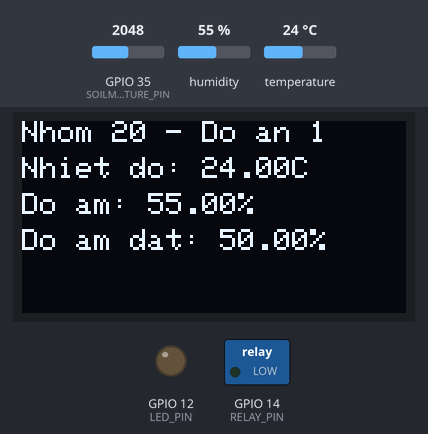
A sketch run on a simulated ESP32. Parts: 128×64 one-colour display, switched loads named in the sketch (green lamp = pin HIGH), output pins drawn as LEDs (lit = HIGH). The inputs (shaded band) are chosen by the test bench; at power-on: humidity 55 %, GPIO 35 (SOILMOISTURE_PIN) = 2048, temperature 24 °C (analog values on the 0–4095 scale). WiFi joins after 1.5 s; servers stay silent unless stated; network time is answered at once with the bench clock; the local clock reads 2024-03-15 10:24:30 at power-on unless the sketch sets it; what the sketch prints to the serial monitor is not drawn.

Above: at 4.4 s.
Timing chart, 0 to 4.0 s (numbered marks = the images above; inputs shaded):
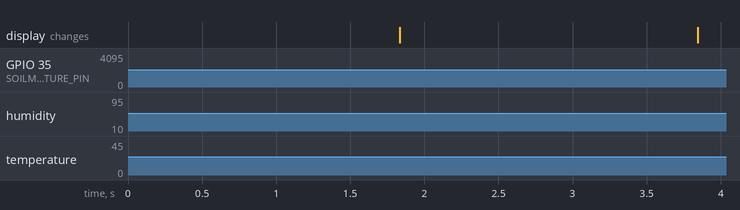

The sketch:

main.ino
```cpp
#define BLYNK_TEMPLATE_ID "TMPL6Rq3G5x8N"
#define BLYNK_TEMPLATE_NAME "Project1"
#define BLYNK_AUTH_TOKEN "Hij5jQrsI2n1E2Gim9Mpg17iY_uoKjp_" // Auth Token cho Blynk

// Thư viện cần cho dựa án
#include <DHTesp.h>
#include <BlynkSimpleEsp32.h>
#include <Wire.h> // Thư viện cho giao thức I2C
#include <Adafruit_GFX.h> // Thư viện đồ họa cho màn hình OLED
#include <Adafruit_SSD1306.h> // Thư viện cho màn hình OLED SSD1306
#include <WiFi.h>
#include <NTPClient.h>

// Thiết lập các chân
#define SOILMOISTURE_PIN 35     // Chân độ ẩm đất
#define OLED_SDA 21
#define OLED_SCL 22
#define DHTPIN 15 // Chân cảm biến DHT21
#define LED_PIN 12 // Chân GPIO cho LED
#define RELAY_PIN 14 // Chân GPIO cho relay
#define SWITCH_VIRTUAL_PIN 4 // Chân ảo nhận tín hiệu từ Blynk
#define BLYNK_LED_VIRTUAL_PIN 3 // Chân ảo của LED trong Blynk
#define CHECK_INTERVAL 900000  // 15 phút gọi hàm 1 lần
#define THRESHOLD_TEMP 35 // Ngưỡng nhiệt độ là 35 độ C

//Kết nối Blynk và wifi
char auth[] = BLYNK_AUTH_TOKEN;
char ssid[] = "hung1011"; // SSID của Wi-Fi
char pass[] = "10111988"; // Mật khẩu Wi-Fi

const char* ntpServer = "pool.ntp.org";
const long gmtOffset_sec = 7 * 3600; // Offset từ GMT (Việt Nam là GMT+7)
const int daylightOffset_sec = 0; // Không có ánh sáng ban ngày (daylight saving time)
WiFiUDP ntpUDP;
NTPClient timeClient(ntpUDP, ntpServer, gmtOffset_sec);

BlynkTimer timer;

// Khởi tạo cảm biến nhiệt độ độ ẩm
DHTesp dht;
int hour, minute;
int dayOfWeek, month;
static float t, h, hs;

// Cấu hình màn hình OLED
#define SCREEN_WIDTH 128 // Chiều rộng màn hình (128 pixels)
#define SCREEN_HEIGHT 64 // Chiều cao màn hình (64 pixels)
#define OLED_RESET -1 // Không sử dụng chân reset
#define OLED_I2C_ADDRESS 0x3C // Địa chỉ I2C mặc định của OLED
// Khởi tạo đối tượng OLED
Adafruit_SSD1306 oled(SCREEN_WIDTH, SCREEN_HEIGHT, &Wire, OLED_RESET, OLED_SDA, OLED_SCL);

bool switchOfBlynk = false; // Biến cờ xác định trạng thái của switch Blynk
bool autoMode = true;

static unsigned long startTime = 0; // Biến lưu thời điểm bắt đầu quá trình tưới
const unsigned long duration = 60000; // Thời gian tưới (ms), ví dụ 1 phút
const unsigned long extraWateringDuration  = 30000; // Thời gian tưới bổ sung (30 giây)
static unsigned long temp = 0;
static bool watering = false;

// Biến lưu thời gian lần cuối cùng hàm checkTemperature() được gọi
static unsigned long lastCheckTime = 0;
static unsigned long currentTime = 0;
unsigned int count = 0; // Biến đếm

void turnOn(){
  digitalWrite(RELAY_PIN, HIGH); // Bật relay
  digitalWrite(LED_PIN, HIGH); // Bật LED của hệ thống
  Blynk.virtualWrite(V3, 255); // Bật LED của Blynk(với giá trị 255)
}

void turnOff(){
  digitalWrite(RELAY_PIN, LOW); // Tắt relay
  digitalWrite(LED_PIN, LOW); // Tắt LED của hệ thống
  Blynk.virtualWrite(V3, 0); // Tắt LED của Blynk(với giá trị 0)
}

void setup() {
  Serial.begin(115200);
  analogReadResolution(12); // Đặt độ phân giải ADC là 12 bit (0-4095)
  dht.setup(DHTPIN, DHTesp::DHT11); // Khởi động cảm biến DHT11
  Serial.println("Bat dau ket noi");
  Blynk.begin(auth, ssid, pass); // Kết nối đến Blynk bằng wifi đã thiết lập ở trên
  while (WiFi.status() != WL_CONNECTED) {
        delay(1000); // Đợi 1 giây
        Serial.println("Connecting...");
  }
  // In địa chỉ IP sau khi kết nối thành công
    Serial.println("Kết nối WiFi thành công");
    Serial.print("Địa chỉ IP: ");
    Serial.println(WiFi.localIP());
  timer.setInterval(2000L, readData); // Thiết lập thời gian gửi dữ liệu (timer.run()), 2 giây/lần
  timer.setInterval(2000L, sendData); // Thiết lập thời gian gửi dữ liệu (2 giây/lần)
  timer.setInterval(2000L, displayOLED); // Thiết lập thời gian cập nhật OLED (2 giây/lần)
  timer.setInterval(2000L, mode); // Thiết lập thời gian kiểm tra chế độ (2 giây/lần)
  Wire.begin(OLED_SDA, OLED_SCL);
  if (!oled.begin(SSD1306_SWITCHCAPVCC, OLED_I2C_ADDRESS)) {
    while (true); // Dừng lại nếu không thể khởi động màn hình OLED
  }
  timeClient.begin();
  pinMode(LED_PIN, OUTPUT); // Thiết lập LED là đầu ra
  pinMode(RELAY_PIN, OUTPUT); // Thiết lập chân relay là đầu ra
  turnOff();
}

void readData(){
  t = dht.getTemperature(); // Đọc nhiệt độ rồi lưu vào biến t
  h = dht.getHumidity(); // Đọc độ ẩm rồi lưu vào biến h
  hs = analogRead(SOILMOISTURE_PIN);    //đọc giá trị analog từ cảm biến độ ẩm đất rồi lưu vào hs
  hs = map(hs,0,4095,100,0);  //đổi giá trị sang từ 0 -> 100
  Serial.println("Nhiet do:" + String(t));
  Serial.println("do am:" + String(h));
  Serial.println("do am dat:" + String(hs));
}

void sendData(){
 // readData();
  //Đọc xong thì gửi dữ liệu vào các chân ảo tương ứng trong Blynk
  Blynk.virtualWrite(V0, t); // Gửi dữ liệu nhiệt độ từ biến t đến Blynk
  Blynk.virtualWrite(V1, h); // Gửi dữ liệu độ ẩm từ biến h đến Blynk
  Blynk.virtualWrite(V2, hs); // Gửi dữ liệu độ ẩm đất từ biến hs đến Blynk
}

void displayOLED() {
  // Kiểm tra nếu dữ liệu hợp lệ thì hiển thị lên OLED
  if (!isnan(t) && !isnan(h) && !isnan(hs)) {
    // Xóa màn hình trước khi hiển thị thông tin mới
    oled.clearDisplay();
    // Hiển thị nhiệt độ và độ ẩm trên màn hình OLED
    oled.setTextSize(1); // Chọn kích thước chữ
    oled.setTextColor(SSD1306_WHITE); // Chọn màu chữ (trắng)
    oled.setCursor(0, 0); // Đặt con trỏ để viết văn bản
    oled.println("Nhom 20 - Do an 1");
    oled.setCursor(0, 12); // Chuyển con trỏ xuống
    oled.println("Nhiet do: " + String(t) + "C"); // Hiển thị nhiệt độ
    oled.setCursor(0, 24); // Chuyển con trỏ xuống
    oled.println("Do am: " + String(h) + "%"); // Hiển thị độ ẩm
    oled.setCursor(0, 36); // Chuyển con trỏ xuống
    oled.println("Do am dat: " + String(hs) + "%"); // Hiển thị độ ẩm đất
    oled.display(); // Cập nhật màn hình với thông tin mới
  }
}

// Hàm đọc tín hiệu từ Blynk
BLYNK_WRITE(SWITCH_VIRTUAL_PIN) { // Chân ảo nhận tín hiệu từ Blynk
  int state = param.asInt(); // Lấy trạng thái từ Blynk (0 hoặc 1)
  if(state == 1) {
    switchOfBlynk = true;
    autoMode = false;
  }
  else{
    switchOfBlynk = false;
  }
}

//Cài đặt chế độ tưới, tưới tự động và tưới thủ công thông qua điều khiển trên Blynk
void mode(){
  // Lấy thời gian hiện tại (theo múi giờ của Việt Nam)
  String formattedTime = timeClient.getFormattedTime();
  // Lấy ngày hiện tại (theo múi giờ của Việt Nam)
  time_t epochTime = timeClient.getEpochTime();
  struct tm *timeInfo;
  timeInfo = localtime(&epochTime);
  // Lấy giờ và phút
  hour = timeInfo->tm_hour;
  minute = timeInfo->tm_min;
  // Lấy ngày trong tuần (0: Chủ nhật, 1: Thứ 2, ..., 6: Thứ 7)
  dayOfWeek = timeInfo->tm_wday;
  // Lấy tháng (0: Tháng 1, 1: Tháng 2, ..., 11: Tháng 12)
  month = timeInfo->tm_mon + 1; // Thêm 1 vì tháng trong cấu trúc tm là từ 0 đến 11
  // Kiểm tra điều kiện, nếu switchOfBlynk == false tức là nút tưới thủ công trên Blynk chưa được bấm
  Serial.print("month: ");
  Serial.println(month);
  Serial.print("day: ");
  Serial.println(dayOfWeek);
  Serial.print("hour: ");
  Serial.println(hour);
  Serial.print("minute: ");
  Serial.println(minute);
  if(autoMode){ // Chế độ tưới tự động
    if((hour == 10) && ((minute >= 29) && (minute < 22))){
      if(!watering){
        startTime = millis();
        watering = true;
        turnOn();
      }
    }
    temp = millis() - startTime;
    if ((watering) && (temp >= duration)) {
      Serial.println("Off");
      Serial.println(temp);
      turnOff(); // Tắt thiết bị
      watering = false;
      temp = 0;
    }
  }
  else{ // Chế độ tưới thủ công
    if(switchOfBlynk) turnOn();
    else{
      turnOff();
      autoMode = true;
    }
  }
}

void checkTemperature() {
  if (t > THRESHOLD_TEMP) { // Nếu nhiệt độ vượt quá ngưỡng
    count++; // Tăng biến đếm
    Serial.println(count);
    Serial.println("\n");
  }
}

int dayWateringNeeded = 0;

void irrigate(){
  if(count >= 15){
    dayWateringNeeded = dayOfWeek + 1;
  }
  if(dayWateringNeeded != 0){
    if((hour == 10) && ((minute >= 29) && (minute < 22)) && (dayOfWeek == dayWateringNeeded)){
      if(!watering){
        startTime = millis();
        watering = true;
        turnOn();
        dayWateringNeeded = 0;
      }
    }
  }
  temp = millis() - startTime;
  if ((watering) && (temp >= extraWateringDuration)) {
    Serial.println("Off");
    turnOff(); // Tắt thiết bị
    watering = false;
    temp = 0;
  }
}

void loop() {
  currentTime = millis(); // Lấy thời gian hiện tại
  timeClient.update();
  mode();
  if ((currentTime - lastCheckTime) >= CHECK_INTERVAL) {
    if (hour >= 11 && hour <= 16){
      checkTemperature(); // Gọi hàm kiểm tra nhiệt độ
      lastCheckTime = currentTime; // Cập nhật thời gian cuối cùng
    }
  }
  irrigate();
  Blynk.run(); // Vòng lặp chính của Blynk (Duy trì kết nối giữa hệ thống với Blynk)
  timer.run(); // Thực hiện nhiệm vụ mỗi giây 2 lần
}
```
